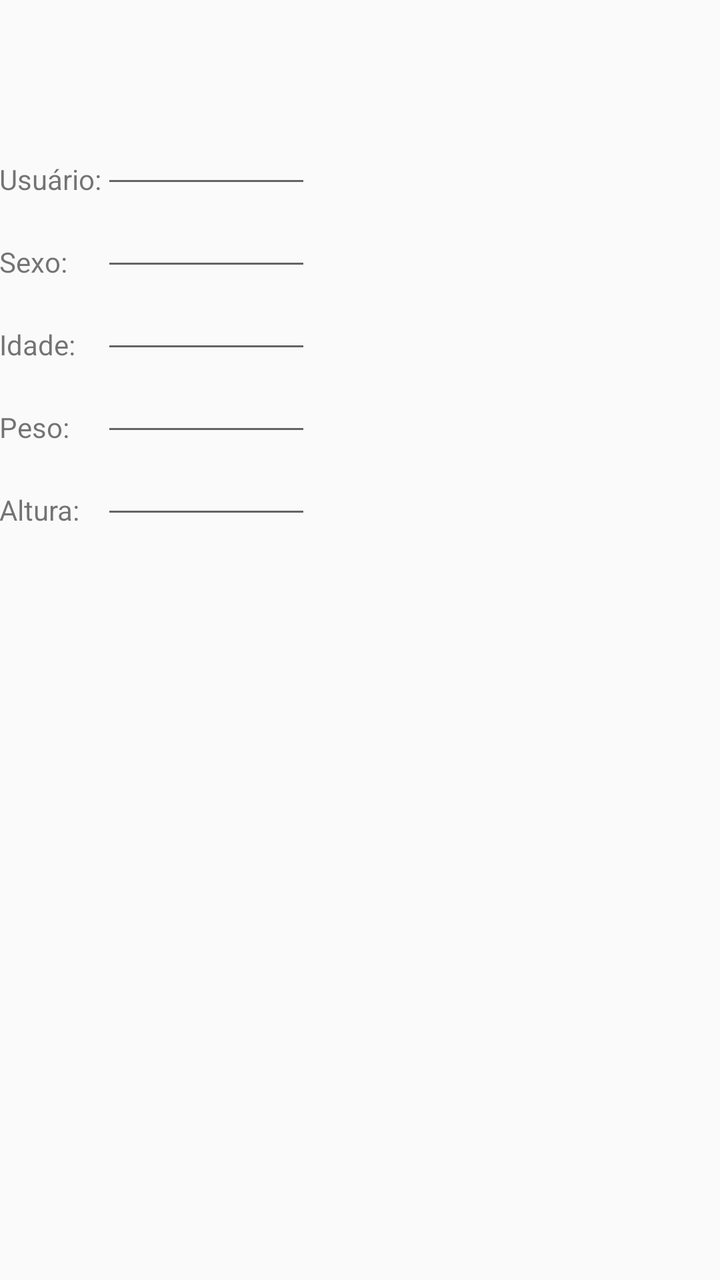
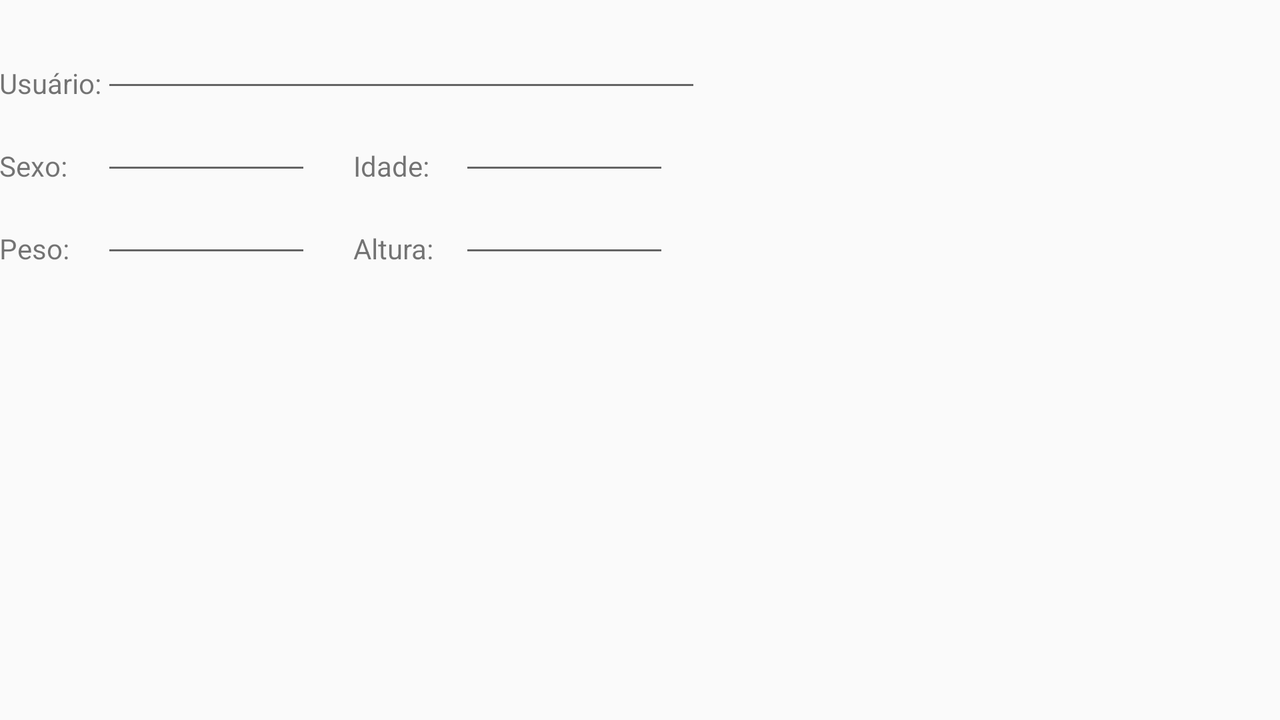

First picture: res/layout/ on a phone held upright. Second picture: the repository's own variant of that layout, on a device whose configuration matches the variant's folder. Source for both follows.
<!-- AndroidManifest.xml: application theme AppTheme -->
<!-- res/layout/activity_usuario.xml -->
<RelativeLayout xmlns:android="http://schemas.android.com/apk/res/android"
    xmlns:tools="http://schemas.android.com/tools" android:layout_width="match_parent"
    android:layout_height="match_parent" android:paddingLeft="@dimen/activity_horizontal_margin"
    android:paddingRight="@dimen/activity_horizontal_margin"
    android:paddingTop="@dimen/activity_vertical_margin"
    android:paddingBottom="@dimen/activity_vertical_margin"
    tools:context="br.ufg.inf.dosador.app.UsuarioActivity">

    <TextView
        android:layout_width="wrap_content"
        android:layout_height="wrap_content"
        android:text="Usuário:"
        android:id="@+id/textView"
        android:layout_marginTop="80dp"
        android:layout_alignParentTop="true"
        android:layout_alignParentLeft="true"
        android:layout_alignParentStart="true" />

    <EditText
        android:layout_width="wrap_content"
        android:layout_height="wrap_content"
        android:inputType="textPersonName"
        android:ems="5"
        android:id="@+id/editUsuario"
        android:layout_alignBottom="@+id/textView"
        android:layout_toRightOf="@+id/textView"
        android:layout_toEndOf="@+id/textView" />

    <TextView
        android:layout_width="wrap_content"
        android:layout_height="wrap_content"
        android:text="Sexo:"
        android:layout_alignBottom="@+id/editSexo"
        android:layout_alignParentLeft="true"
        android:layout_alignParentStart="true" />

    <EditText
        android:layout_width="wrap_content"
        android:layout_height="wrap_content"
        android:ems="5"
        android:id="@+id/editSexo"
        android:layout_below="@+id/editUsuario"
        android:layout_alignLeft="@+id/editUsuario"
        android:layout_alignStart="@+id/editUsuario" />


    <TextView
        android:layout_width="wrap_content"
        android:layout_height="wrap_content"
        android:text="Idade:"
        android:layout_alignBottom="@+id/editIdade"
        android:layout_alignParentLeft="true"
        android:layout_alignParentStart="true" />

    <EditText
        android:layout_width="wrap_content"
        android:layout_height="wrap_content"
        android:id="@+id/editIdade"
        android:ems="5"
        android:inputType="number"
        android:layout_below="@+id/editSexo"
        android:layout_alignLeft="@+id/editSexo"
        android:layout_alignStart="@+id/editSexo" />

    <TextView
        android:layout_width="wrap_content"
        android:layout_height="wrap_content"
        android:text="Peso:"
        android:id="@+id/textPeso"
        android:layout_alignBottom="@+id/editPeso"
        android:layout_alignParentLeft="true"
        android:layout_alignParentStart="true" />

    <EditText
        android:layout_width="wrap_content"
        android:layout_height="wrap_content"
        android:id="@+id/editPeso"
        android:ems="5"
        android:inputType="numberDecimal"
        android:layout_below="@+id/editIdade"
        android:layout_alignLeft="@+id/editIdade"
        android:layout_alignStart="@+id/editIdade" />

    <TextView
        android:layout_width="wrap_content"
        android:layout_height="wrap_content"
        android:text="Altura:"
        android:id="@+id/textAltura"
        android:layout_alignBottom="@+id/editAltura"
        android:layout_alignParentLeft="true"
        android:layout_alignParentStart="true" />

    <EditText
        android:layout_width="wrap_content"
        android:layout_height="wrap_content"
        android:id="@+id/editAltura"
        android:ems="5"
        android:inputType="numberDecimal"
        android:layout_below="@+id/editPeso"
        android:layout_alignLeft="@+id/editPeso"
        android:layout_alignStart="@+id/editPeso" />


</RelativeLayout>
<!-- resources referenced by this layout -->
<resources>
  <style name="AppTheme" parent="@style/Theme.AppCompat.Light.DarkActionBar">
          
          <item name="colorPrimary">@color/rosa_pressed</item>
          <item name="colorPrimaryDark">@color/rosa</item>
      </style>
</resources>
<!-- res/layout-land/activity_usuario.xml (the repository's variant of the layout above) -->
<!-- drawn on the phone turned sideways -->
<RelativeLayout xmlns:android="http://schemas.android.com/apk/res/android"
    xmlns:tools="http://schemas.android.com/tools" android:layout_width="match_parent"
    android:layout_height="match_parent" android:paddingLeft="@dimen/activity_horizontal_margin"
    android:paddingRight="@dimen/activity_horizontal_margin"
    android:paddingTop="@dimen/activity_vertical_margin"
    android:paddingBottom="@dimen/activity_vertical_margin"
    tools:context="br.ufg.inf.dosador.app.UsuarioActivity">

    <TextView
        android:layout_width="wrap_content"
        android:layout_height="wrap_content"
        android:text="Usuário:"
        android:id="@+id/textView"
        android:layout_marginTop="32dp"
        android:layout_alignParentTop="true"
        android:layout_alignParentLeft="true"
        android:layout_alignParentStart="true" />

    <EditText
        android:layout_width="300dp"
        android:layout_height="wrap_content"
        android:inputType="textPersonName"
        android:ems="5"
        android:id="@+id/editUsuario"
        android:layout_alignBottom="@+id/textView"
        android:layout_toRightOf="@+id/textView" />

    <TextView
        android:layout_width="wrap_content"
        android:layout_height="wrap_content"
        android:text="Sexo:"
        android:layout_alignBottom="@+id/editSexo"
        android:layout_alignParentLeft="true"
        android:layout_alignParentStart="true" />

    <EditText
        android:layout_width="wrap_content"
        android:layout_height="wrap_content"
        android:ems="5"
        android:id="@+id/editSexo"
        android:layout_below="@+id/editUsuario"
        android:layout_alignLeft="@+id/editUsuario"
        android:layout_alignStart="@+id/editUsuario" />


    <TextView
        android:id="@+id/txt_idade"
        android:layout_width="wrap_content"
        android:layout_height="wrap_content"
        android:text="Idade:"
        android:layout_above="@+id/editPeso"
        android:layout_toRightOf="@+id/editSexo"
        android:layout_toEndOf="@+id/editSexo"
        android:layout_marginLeft="21dp"
        android:layout_marginStart="21dp" />

    <EditText
        android:layout_width="wrap_content"
        android:layout_height="wrap_content"
        android:id="@+id/editIdade"
        android:ems="5"
        android:inputType="number"
        android:layout_marginLeft="15dp"
        android:layout_marginStart="15dp"
        android:layout_alignBottom="@+id/txt_idade"
        android:layout_toRightOf="@+id/txt_idade"
        android:layout_toEndOf="@+id/txt_idade" />

    <TextView
        android:layout_width="wrap_content"
        android:layout_height="wrap_content"
        android:text="Peso:"
        android:id="@+id/textPeso"
        android:layout_alignBottom="@+id/editPeso"
        android:layout_alignParentLeft="true"
        android:layout_alignParentStart="true" />

    <EditText
        android:layout_width="wrap_content"
        android:layout_height="wrap_content"
        android:id="@+id/editPeso"
        android:ems="5"
        android:inputType="numberDecimal"
        android:layout_below="@+id/editSexo"
        android:layout_alignLeft="@+id/editSexo"
        android:layout_alignStart="@+id/editSexo" />

    <TextView
        android:layout_width="wrap_content"
        android:layout_height="wrap_content"
        android:text="Altura:"
        android:id="@+id/textAltura"
        android:layout_alignBottom="@+id/editPeso"
        android:layout_alignLeft="@+id/txt_idade"
        android:layout_alignStart="@+id/txt_idade" />

    <EditText
        android:layout_width="wrap_content"
        android:layout_height="wrap_content"
        android:id="@+id/editAltura"
        android:ems="5"
        android:inputType="numberDecimal"
        android:layout_alignBaseline="@+id/editPeso"
        android:layout_alignBottom="@+id/editPeso"
        android:layout_alignLeft="@+id/editIdade"
        android:layout_alignStart="@+id/editIdade" />


</RelativeLayout>
